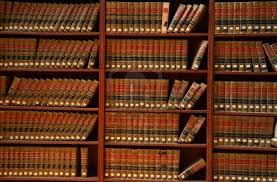
#> input picture Traitement de l'image/TE1/DATA_TE1/bibliotheque.jpg, 277 x 182 px, found by its file name
$ python TE1-Correction.py
#> lines starting #> are read from the running program, lines starting #| are printed output that depends on the picture
# -*- coding: utf-8 -*-
"""
Created on Mon Jan 30 09:31:54 2017
@author: thomashe

Nom du programme TE2F.py
"""

import numpy as np
import cv2
from matplotlib import pyplot as plt
from mpl_toolkits.mplot3d import Axes3D

# Transformée de Fourier et interprétation
# voir tutoriaux python-OpenCV

plt.close('all')
I = cv2.imread('../../DATA/bibliotheque.jpg', 0)
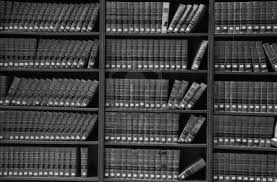
#> I: shape (182, 277); min 0, max 253, mean 64.6
plt.figure()
plt.imshow(I, cmap='gray'), plt.title('image bibliotheque'), plt.xlabel('indice colonne n'), plt.ylabel(
    'indice ligne m')

# %% calcul de la TFD-2D avec numpy
TFD_I = np.fft.fft2(I);
# la transformée de Fourier est calculée pour des fréquences horizontale u et verticale v normalisées
# entre 0 et 1 -
# (fréquence horizontale (resp. verticale) <=> variation de niveaux de gris selon x
# (y respectivement))
# calcul du spectre d'amplitude:
# le spectre d'amplitude  défini pour des fréquences u et v
# normalisées et tq 0<u<1 et 0<v<1 est donc donné par:
magnitude_spectrum = np.abs(TFD_I);
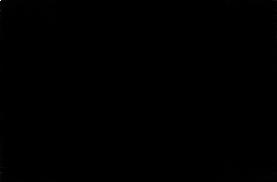
#> magnitude_spectrum: shape (182, 277) float64; min 8.96, max 3256352, mean 4123.6; drawn with min black and max white
# visualisation du spectre
plt.figure()
plt.subplot(121), plt.imshow(I, cmap='gray')
plt.title('I'), plt.xlabel('n - axe x'), plt.ylabel('m - axe y')
plt.subplot(122), plt.imshow(np.log2(1 + magnitude_spectrum), origin=('upper'), extent=(0, 1, 1, 0), cmap='jet')
# sans extent(0,1,1,0), les axes sont référencés en nombre de points et non pas
# en fréquences normalisées entre 0 et 1 pour chaque axe. Bien renseigner ce
# champ extent est essentiel pour bien interpréter le spectre
# Bien noter que la syntaxe pour extent est (left, right, bottom, top). Comme
# l'axe y va vers le bas il faut saisir extent(0,1,1,0) et non pas extent(0,1,0,1)
plt.title('Spectre d''amplitude avec numpy'), plt.xlabel('u'), plt.ylabel('v')
plt.show()

# %%

# visualisation du spectre centré pour une meilleure interprétation
# décalage du spectre d'amplitude (spectre dit centré):
# le spectre d'amplitude est défini pour des fréquences u et v
# normalisées et tq -1/2<u<1/2 et -1/2<v<1/2
TFD_I = np.fft.fft2(I);  # rappelé uniquement par souci de clareté mais inutile car déjà fait au dessus
magnitude_spectrum = np.abs(np.fft.fftshift(TFD_I))
plt.figure()
plt.subplot(121), plt.imshow(I, cmap='gray')
plt.title('I'), plt.xlabel('n - axe x'), plt.ylabel('m - axe y')
plt.subplot(122), plt.imshow(np.log2(1 + magnitude_spectrum), origin=('upper'), extent=(-0.5, 0.5, 0.5, -0.5),
                             cmap='jet')
# attention à bien renseigner le paramètre extent.
# Bien saisir extent=(-0.5,0.5,0.5,-0.5) et non pas l'inverse !!!
plt.title('Spectre d''amplitude centré'), plt.xlabel('u'), plt.ylabel('v')
plt.show()
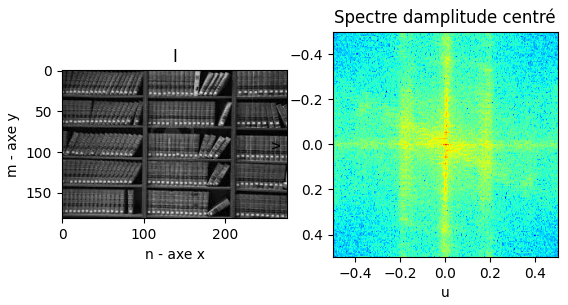
#> figure drawn by matplotlib, 2 panels
# Remarque 1 : Ce graphe permet une meilleure visualisation et donc une meilleure
# interpretation car le contenu fréquentiel aux basses fréquences se trouve désormais au centre
# et les hautes fréquences autour.

# %% Zéro-padding : permet de mieux visualiser le spectre en rajoutant des points
# de calcul (i.e. des fréquences))dans le calcul de la FFT. Cette opération ne modifie pas le spectre,
# c'est le même sauf qu'en rajoutant des points de calcul, on affiche la TF pour
# des fréquences intermédiaires, ce qui implique une meilleure précision.
TFD_I_512 = np.fft.fft2(I);
magnitude_spectrum512 = np.abs(TFD_I_512);

TFD_I_1024 = np.fft.fft2(I, (1024, 1024));
magnitude_spectrum1024 = np.abs(TFD_I_1024);

magnitude_spectrum_shifted_512 = np.fft.fftshift(magnitude_spectrum512);
magnitude_spectrum_shifted_1024 = np.fft.fftshift(magnitude_spectrum1024);

plt.figure()
plt.subplot(121), plt.imshow(np.log2(1 + magnitude_spectrum_shifted_512), extent=(-0.5, 0.5, 0.5, -0.5), cmap='jet')
plt.title('Spectre d\'amplitude centré sur 512 pts'),  # plt.colorbar()
plt.xlabel('u'), plt.ylabel('v');

plt.subplot(122), plt.imshow(np.log2(1 + magnitude_spectrum_shifted_1024), extent=(-0.5, 0.5, 0.5, -0.5), cmap='jet')
plt.title('Spectre d\'amplitude centré avec zero-padding'),  # plt.colorbar()
plt.xlabel('u'), plt.ylabel('v');
plt.show()
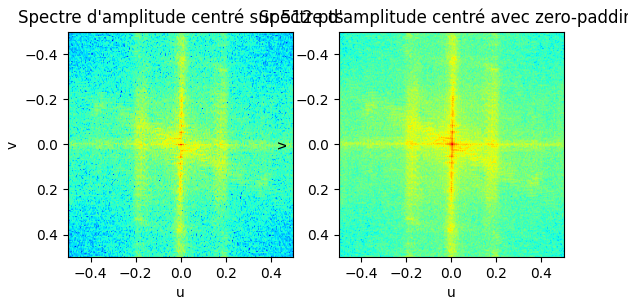
#> figure drawn by matplotlib, 2 panels

# %% Interprétation - images présentant des périodicités
im1 = cv2.imread('../../DATA/D1.tif', 0);
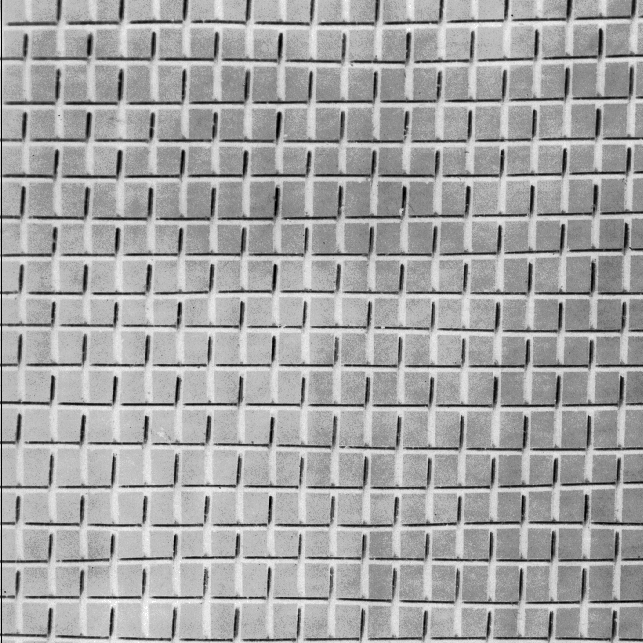
#> input picture Traitement de l'image/TE1/DATA_TE1/D1.tif, 643 x 643 px, found by its file name
#> im1 is the input picture: shape (643, 643); min 0, max 255, mean 165.3
im2 = cv2.imread('../../DATA/D4.tif', 0);
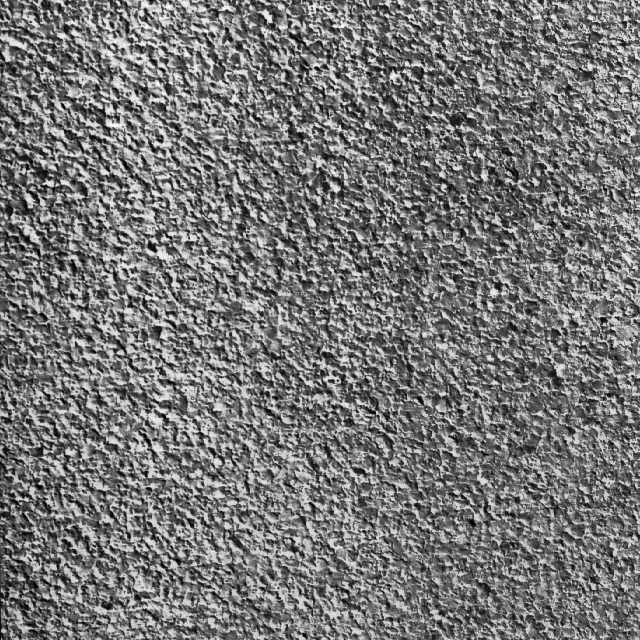
#> input picture Traitement de l'image/TE1/DATA_TE1/D4.tif, 640 x 640 px, found by its file name
#> im2 is the input picture: shape (640, 640); min 0, max 255, mean 118.6
# [4 lines of commented-out code are left out]

TF1 = np.fft.fft2(im1);
spectre1s = np.abs(np.fft.fftshift(TF1))
TF2 = np.fft.fft2(im2);
spectre2s = np.abs(np.fft.fftshift(TF2))

plt.figure()
plt.subplot(221), plt.imshow(im1, cmap='gray')
plt.title('Input image')
plt.subplot(222), plt.imshow(np.log2(1 + spectre1s), extent=(-0.5, 0.5, 0.5, -0.5), cmap='jet')
plt.title('Spectre d\'amplitude'), plt.colorbar()
plt.subplot(223), plt.imshow(im2, cmap='gray')
plt.title('Input image')
plt.subplot(224), plt.imshow(np.log2(1 + spectre2s), extent=(-0.5, 0.5, 0.5, -0.5), cmap='jet')
plt.title('Spectre d''amplitude'), plt.colorbar()
plt.show()
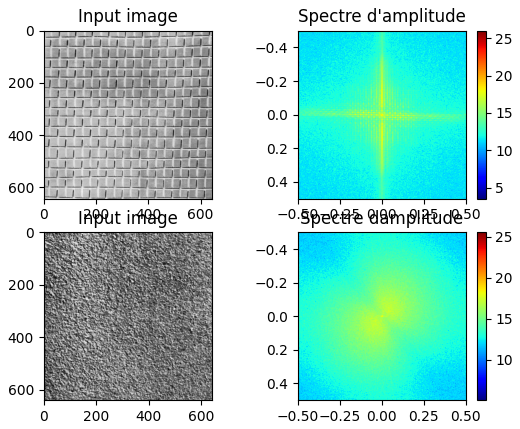
#> figure drawn by matplotlib, 6 panels

#   - le spectre d'amplitude de l'image crayons présente 3 particularités.
# Tout d'abord une très forte concentration de l'énergie pour des couples de
# fréquences (u,v) multiples de (0.13,-0.09) ce qui laisse supposer une périodicité
# dans l'image de périodes spatiales (1/0.13, 1/0.09) pixels dans la direction "45°"
# soit 7.7 pixels selon x et 11.1 pixels selon y dans la direction "45°" ce qui
# correspond vraisemblablement aux crayons de couleur. Deuxièmement, on décèle deux
# traits lumineux, l'un en u=0 et l'autre en v=0. Or d'après le cours, on en déuit
# que l'on a deux "lames lumineuses" dans l'image. Celles-ci sont dues aux bords de
# l'image qui présentent de fortes variations si on considère les 1ère et dernière
# lignes et 1ères et dernières colonnes. Enfin, on remarque des sortes de croix composées
# de petites lames "parallèles" d'énergie qui se répètent, croix centrées autour des
# fréquences multiples de (0.13,-0.09). On peut les relier aux pointes des crayons.

#   - le spectre de l'image bibliothèque présente également un spectre de raies
# d'espacement v=0.03 environ ce qui laisse supposer une périodicité spatiale de
# période 1/0.03 pixels soit 33 pixels verticalement et effectivement les étagères
# sont espacées d'a peu près 30 pixels ! on devine également une bande diagonale d'énergie,
# que l'on peut assoscier aux livres qui sont penchés. On remarque ensuite deux pics
# d'énergie en u=0.18 cycles par pixel et v=0 ce qui correspond à une périodicité
# selon x de 5 pixels environ, que l'on peut associer aux livres verticaux dont la
# taille est environ de 5 pixels.
